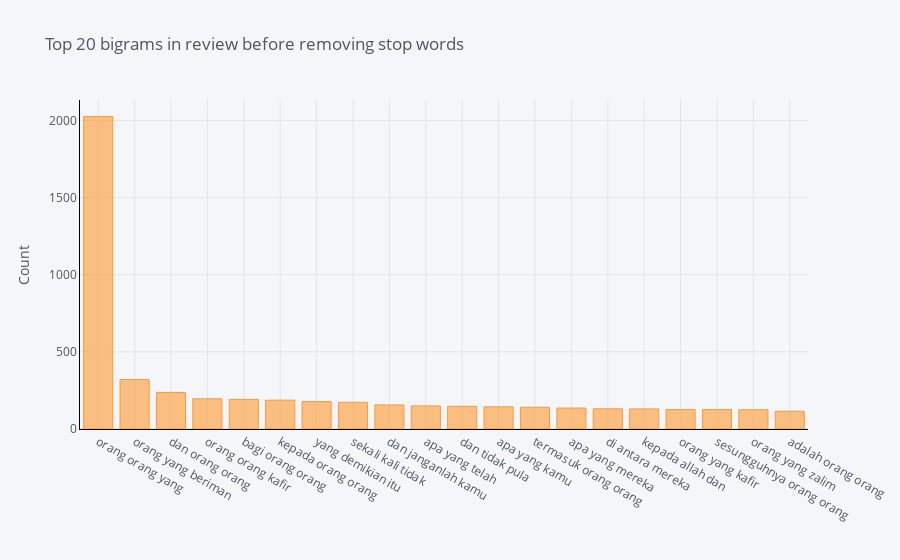

This figure's notebook cell:
### Code cell
# The distribution of top bigrams before removing stop words

df3 = pd.DataFrame(common_words, columns = ['Text' , 'count'])
df3.groupby('Text').sum()['count'].sort_values(ascending=False).iplot(
    kind='bar', yTitle='Count', linecolor='black', title='Top 20 bigrams in review before removing stop words')

### Figure 1 — Plotly figure (JSON) as saved in the notebook; plotly's stock layout.template omitted (floating-point values rounded to 4 significant figures)
{"data": [{"marker": {"color": "rgba(255, 153, 51, 0.6)", "line": {"color": "rgba(255, 153, 51, 1.0)", "width": 1}}, "name": "count", "orientation": "v", "text": "", "type": "bar", "x": ["orang orang yang", "orang yang beriman", "dan orang orang", "orang orang kafir", "bagi orang orang", "kepada orang orang", "yang demikian itu", "sekali kali tidak", "dan janganlah kamu", "apa yang telah", "dan tidak pula", "apa yang kamu", "termasuk orang orang", "apa yang mereka", "di antara mereka", "kepada allah dan", "orang yang kafir", "sesungguhnya orang orang", "orang yang zalim", "adalah orang orang"], "y": [2026, 321, 237, 196, 192, 187, 178, 173, 156, 150, 147, 144, 141, 136, 131, 130, 126, 126, 125, 115]}], "layout": {"legend": {"bgcolor": "#F5F6F9", "font": {"color": "#4D5663"}}, "paper_bgcolor": "#F5F6F9", "plot_bgcolor": "#F5F6F9", "title": {"font": {"color": "#4D5663"}, "text": "Top 20 bigrams in review before removing stop words"}, "xaxis": {"gridcolor": "#E1E5ED", "linecolor": "black", "showgrid": true, "tickfont": {"color": "#4D5663"}, "title": {"font": {"color": "#4D5663"}, "text": ""}, "zerolinecolor": "#E1E5ED"}, "yaxis": {"gridcolor": "#E1E5ED", "linecolor": "black", "showgrid": true, "tickfont": {"color": "#4D5663"}, "title": {"font": {"color": "#4D5663"}, "text": "Count"}, "zerolinecolor": "#E1E5ED"}}}
